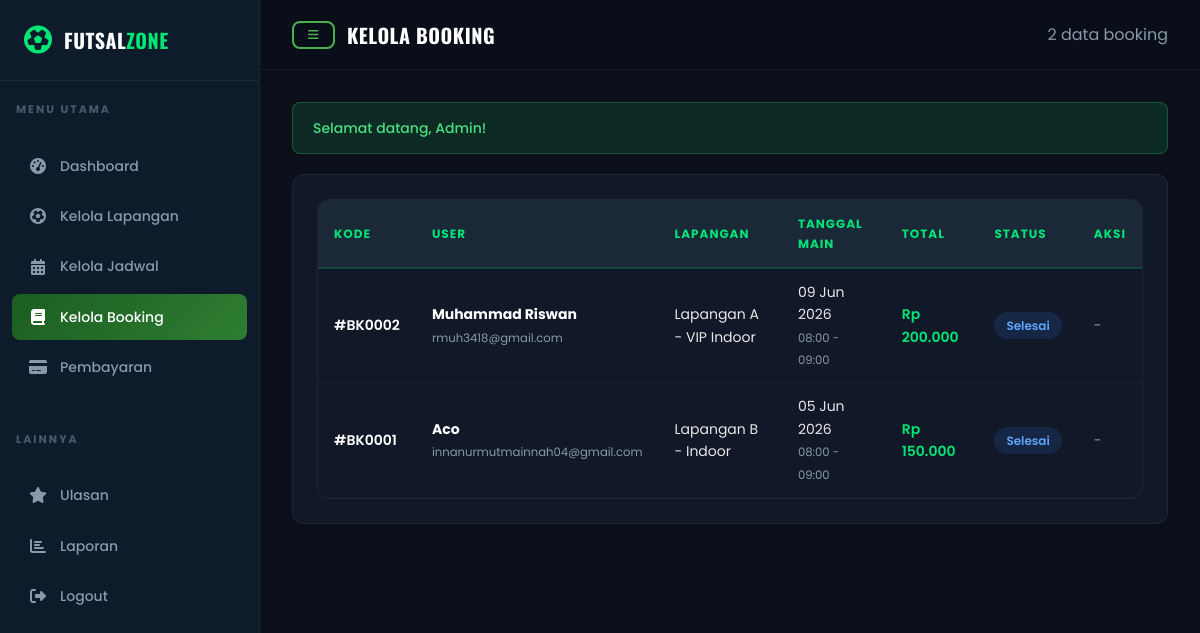
/futsalzone/admin/booking.php (signed in), run on the app's committed database.
### tables this page shows
CREATE TABLE `booking` (
  `id_booking` int(11) NOT NULL,
  `id_user` int(11) NOT NULL,
  `id_lapangan` int(11) NOT NULL,
  `id_jadwal` int(11) NOT NULL,
  `tanggal_main` date NOT NULL,
  `jam_mulai` time NOT NULL,
  `jam_selesai` time NOT NULL,
  `total_harga` decimal(10,0) NOT NULL,
  `status` enum('Pending','Dikonfirmasi','Dibatalkan','Selesai') NOT NULL DEFAULT 'Pending',
  `tgl_booking` datetime DEFAULT current_timestamp()
);

CREATE TABLE `user` (
  `id_user` int(11) NOT NULL,
  `nama` varchar(100) NOT NULL,
  `email` varchar(100) NOT NULL,
  `password` varchar(255) NOT NULL,
  `no_hp` varchar(20) DEFAULT NULL,
  `alamat` text DEFAULT NULL,
  `foto` varchar(255) DEFAULT 'default.png',
  `tgl_daftar` datetime DEFAULT current_timestamp()
);

CREATE TABLE `lapangan` (
  `id_lapangan` int(11) NOT NULL,
  `nama_lapangan` varchar(100) NOT NULL,
  `tipe` enum('Indoor','Outdoor') NOT NULL DEFAULT 'Indoor',
  `harga_per_jam` decimal(10,0) NOT NULL,
  `deskripsi` text DEFAULT NULL,
  `gambar` varchar(255) DEFAULT 'default-lapangan.jpg',
  `status` enum('Aktif','Nonaktif') NOT NULL DEFAULT 'Aktif',
  `tgl_dibuat` datetime DEFAULT current_timestamp()
);

### futsalzone/admin/booking.php (the view, shortened to what this page needs)
<?php
require_once '../config/koneksi.php';
 $bookings = $pdo->query("SELECT b.*, l.nama_lapangan, u.nama as nama_user, u.email, u.no_hp FROM booking b JOIN lapangan l ON b.id_lapangan=l.id_lapangan JOIN user u ON b.id_user=u.id_user ORDER BY b.tgl_booking DESC")->fetchAll();
?>
<!DOCTYPE html>
<html lang="id">
<head>
    <link rel="stylesheet" href="../assets/css/style.css">
    <link rel="stylesheet" href="https://cdnjs.cloudflare.com/ajax/libs/font-awesome/6.5.0/css/all.min.css">
</head>
<body>
<div class="admin-layout">
    <aside class="admin-sidebar">
        <div class="sidebar-brand"><i class="fas fa-futbol"></i><h2>Futsal<span>Zone</span></h2></div>
        <div class="sidebar-label">Menu Utama</div>
        <ul class="sidebar-menu">
            <li><a href="dashboard.php"><i class="fas fa-tachometer-alt"></i> Dashboard</a></li>
            <li><a href="lapangan.php"><i class="fas fa-futbol"></i> Kelola Lapangan</a></li>
            <li><a href="jadwal.php"><i class="fas fa-calendar-alt"></i> Kelola Jadwal</a></li>
            <li><a href="booking.php" class="active"><i class="fas fa-book"></i> Kelola Booking</a></li>
            <li><a href="pembayaran.php"><i class="fas fa-credit-card"></i> Pembayaran</a></li>
        </ul>
        <div class="sidebar-label">Lainnya</div>
        <ul class="sidebar-menu">
            <li><a href="ulasan.php"><i class="fas fa-star"></i> Ulasan</a></li>
            <li><a href="laporan.php"><i class="fas fa-chart-bar"></i> Laporan</a></li>
            <li><a href="logout.php"><i class="fas fa-sign-out-alt"></i> Logout</a></li>
        </ul>
    </aside>
    <main class="admin-main">
        <header class="admin-topbar">
            <div style="display:flex;align-items:center;gap:12px">
                <button class="sidebar-toggle btn btn-sm btn-outline"><i class="fas fa-bars"></i></button>
                <h3>Kelola Booking</h3>
            </div>
            <span class="text-muted"><?= count($bookings) ?> data booking</span>
        </header>
        <div class="admin-content">
            <div class="card" style="padding:24px">
                <div class="table-wrapper">
                    <table>
                        <thead><tr><th>Kode</th><th>User</th><th>Lapangan</th><th>Tanggal Main</th><th>Total</th><th>Status</th><th>Aksi</th></tr></thead>
                        <tbody>
                        <?php foreach($bookings as $b): ?>
                            <tr>
                                <td style="font-weight:600;color:var(--white)">#BK<?= str_pad($b['id_booking'],4,'0',STR_PAD_LEFT) ?></td>
                                <td>
                                    <strong style="color:var(--white)"><?= htmlspecialchars($b['nama_user']) ?></strong><br>
                                    <small class="text-muted"><?= $b['email'] ?></small>
                                </td>
                                <td><?= htmlspecialchars($b['nama_lapangan']) ?></td>
                                <td>
                                    <?= date('d M Y', strtotime($b['tanggal_main'])) ?><br>
                                    <small class="text-muted"><?= date('H:i', strtotime($b['jam_mulai'])) ?> - <?= date('H:i', strtotime($b['jam_selesai'])) ?></small>
                                </td>
                                <td style="color:var(--accent);font-weight:600"><?= rupiah($b['total_harga']) ?></td>
                                <td><span class="status-dot status-<?= strtolower($b['status']) ?>"><?= $b['status'] ?></span></td>
                                <td>
                                    <?php if($b['status'] == 'Pending'): ?>
                                    <a href="booking.php?status=Dikonfirmasi&id=<?= $b['id_booking'] ?>" class="btn btn-sm" style="background:var(--success);color:white" onclick="return confirm('Konfirmasi booking?')"><i class="fas fa-check"></i></a>
                                    <a href="booking.php?status=Dibatalkan&id=<?= $b['id_booking'] ?>" class="btn btn-danger btn-sm" onclick="return confirm('Batalkan booking?')"><i class="fas fa-times"></i></a>
                                    <?php elseif($b['status'] == 'Dikonfirmasi'): ?>
                                    <a href="booking.php?status=Selesai&id=<?= $b['id_booking'] ?>" class="btn btn-sm" style="background:var(--info);color:white" onclick="return confirm('Tandai selesai?')"><i class="fas fa-flag-checkered"></i></a>
                                    <?php else: ?>
                                    <span class="text-muted">-</span>
                                    <?php endif; ?>
                                </td>
                            </tr>
                        <?php endforeach; ?>
                        </tbody>
                    </table>
                </div>
            </div>
        </div>
    </main>
</div>
</body>
</html>

### futsalzone/assets/css/style.css (style rules this page uses)
:root { --primary: #2E7D32; --primary-light: #4CAF50; --primary-dark: #1B5E20; --accent: #00E676; --accent-glow: rgba(0, 230, 118, 0.3); --dark: #0a0f1a; --dark-2: #0d1b2a; --dark-3: #1b2838; --dark-4: #1f3044; --dark-card: #111827; --text: #e8e8e8; --text-muted: #8899aa; --white: #ffffff; --danger: #ef4444; --warning: #f59e0b; --info: #3b82f6; --success: #22c55e; --sidebar-w: 260px; --radius: 12px; --radius-sm: 8px; --shadow: 0 4px 24px rgba(0,0,0,0.3); --transition: all 0.3s cubic-bezier(0.4, 0, 0.2, 1); }
*, *::before, *::after { margin: 0; padding: 0; box-sizing: border-box; }
html { scroll-behavior: smooth; }
body { font-family: 'Poppins', sans-serif; background: var(--dark); color: var(--text); line-height: 1.6; min-height: 100vh; overflow-x: hidden; }
a { color: var(--accent); text-decoration: none; transition: var(--transition); }
h1, h2, h3, h4, h5, h6 { font-family: 'Oswald', sans-serif; font-weight: 700; letter-spacing: 0.5px; text-transform: uppercase; }
.btn { display: inline-flex; align-items: center; gap: 8px; padding: 10px 24px; border: none; border-radius: var(--radius-sm); font-family: 'Poppins', sans-serif; font-size: 14px; font-weight: 600; cursor: pointer; transition: var(--transition); text-transform: uppercase; letter-spacing: 0.5px; }
.btn-outline { background: transparent; border: 2px solid var(--primary-light); color: var(--primary-light); }
.btn-sm { padding: 6px 14px; font-size: 12px; }
.card { background: var(--dark-card); border: 1px solid rgba(255,255,255,0.06); border-radius: var(--radius); overflow: hidden; transition: var(--transition); position: relative; }
.table-wrapper { overflow-x: auto; border-radius: var(--radius); border: 1px solid rgba(255,255,255,0.06); }
table { width: 100%; border-collapse: collapse; }
thead { background: var(--dark-3); }
th { padding: 14px 16px; text-align: left; font-size: 12px; font-weight: 700; text-transform: uppercase; letter-spacing: 1px; color: var(--accent); border-bottom: 2px solid rgba(0,230,118,0.2); }
td { padding: 12px 16px; font-size: 14px; border-bottom: 1px solid rgba(255,255,255,0.04); }
tbody tr { transition: var(--transition); }
.status-dot { display: inline-flex; align-items: center; gap: 6px; padding: 4px 12px; border-radius: 50px; font-size: 12px; font-weight: 600; }
.status-selesai { background: rgba(59,130,246,0.15); color: #60a5fa; }
.admin-layout { display: flex; min-height: 100vh; }
.admin-sidebar { width: var(--sidebar-w); background: var(--dark-2); border-right: 1px solid rgba(255,255,255,0.06); position: fixed; top: 0; left: 0; bottom: 0; z-index: 1000; overflow-y: auto; transition: var(--transition); }
.sidebar-brand { padding: 24px; display: flex; align-items: center; gap: 12px; border-bottom: 1px solid rgba(255,255,255,0.06); }
.sidebar-brand i { font-size: 28px; color: var(--accent); }
.sidebar-brand h2 { font-size: 20px; color: var(--white); }
.sidebar-brand h2 span { color: var(--accent); }
.sidebar-menu { padding: 16px 12px; list-style: none; }
.sidebar-menu li { margin-bottom: 4px; }
.sidebar-menu a { display: flex; align-items: center; gap: 12px; padding: 12px 16px; border-radius: var(--radius-sm); color: var(--text-muted); font-size: 14px; font-weight: 500; transition: var(--transition); }
.sidebar-menu a.active { background: linear-gradient(135deg, var(--primary-dark), var(--primary)); color: var(--white); }
.sidebar-menu a i { width: 20px; text-align: center; font-size: 16px; }
.sidebar-label { padding: 20px 16px 8px; font-size: 11px; font-weight: 700; text-transform: uppercase; letter-spacing: 2px; color: var(--text-muted); opacity: 0.5; }
.admin-main { margin-left: var(--sidebar-w); flex: 1; min-height: 100vh; }
.admin-topbar { height: 70px; background: rgba(10,15,26,0.95); backdrop-filter: blur(16px); border-bottom: 1px solid rgba(255,255,255,0.06); display: flex; align-items: center; justify-content: space-between; padding: 0 32px; position: sticky; top: 0; z-index: 100; }
.admin-topbar h3 { font-size: 20px; color: var(--white); }
.admin-content { padding: 32px; }
.text-muted { color: var(--text-muted); }

### data on the page
booking: id_booking "0002", id_user.nama "Muhammad Riswan", id_user.email "rmuh3418@gmail.com", id_lapangan.nama_lapangan "Lapangan A - VIP Indoor", tanggal_main "09 Jun 2026", jam_mulai "08:00", jam_selesai "09:00", total_harga "Rp 200.000", status "Selesai"
booking: id_booking "0001", id_user.nama "Aco", id_user.email "innanurmutmainnah04@gmail.com", id_lapangan.nama_lapangan "Lapangan B - Indoor", tanggal_main "05 Jun 2026", jam_mulai "08:00", jam_selesai "09:00", total_harga "Rp 150.000", status "Selesai"

### other printed values
count($bookings) "2"
$a['pesan'] "Selamat datang, Admin!"
